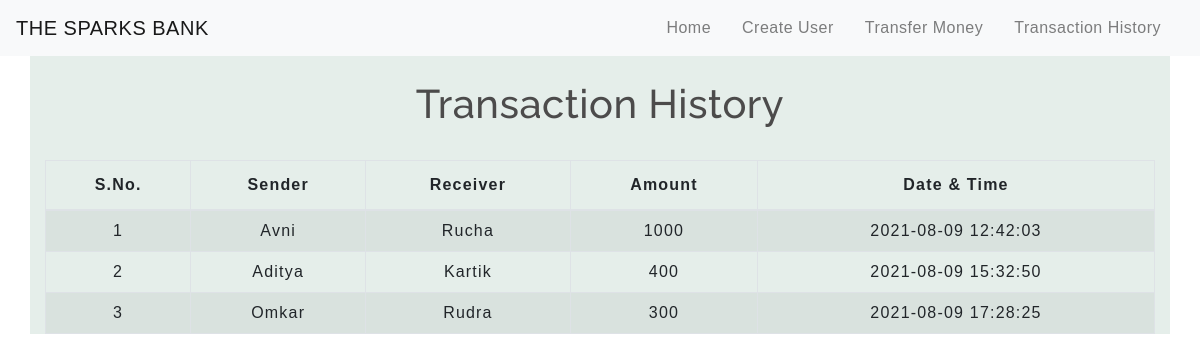
The page /transactionhistory.php on the database its author committed.
### tables this page shows
CREATE TABLE `transaction` (
  `sno` int(3) NOT NULL,
  `sender` text NOT NULL,
  `receiver` text NOT NULL,
  `balance` int(8) NOT NULL,
  `datetime` datetime NOT NULL DEFAULT current_timestamp()
);

### transactionhistory.php (the view, shortened to what this page needs)
<!DOCTYPE html>
<html lang="en">
<head>
    <link rel="stylesheet" href="https://stackpath.bootstrapcdn.com/bootstrap/4.5.2/css/bootstrap.min.css">
    <link rel="stylesheet" type="text/css" href="css/table.css">
    <link rel="stylesheet" type="text/css" href="css/navbar.css">
</head>
<body>
<?php
  include 'navbar.php';
?>
	<div class="container" style="background-color: #E5EEEA;">
        <h2 class="text-center pt-4">Transaction History</h2>
       <br>
       <div class="table-responsive-sm">
    <table class="table table-hover table-striped table-condensed table-bordered">
        <thead>
            <tr>
                <th class="text-center">S.No.</th>
                <th class="text-center">Sender</th>
                <th class="text-center">Receiver</th>
                <th class="text-center">Amount</th>
                <th class="text-center">Date & Time</th>
            </tr>
        </thead>
        <tbody>
        <?php
            include 'config.php';
            $sql ="select * from transaction";
            $query =mysqli_query($conn, $sql);
            while($rows = mysqli_fetch_assoc($query))
            {
        ?>
            <tr>
            <td class="py-2"><?php echo $rows['sno']; ?></td>
            <td class="py-2"><?php echo $rows['sender']; ?></td>
            <td class="py-2"><?php echo $rows['receiver']; ?></td>
            <td class="py-2"><?php echo $rows['balance']; ?> </td>
            <td class="py-2"><?php echo $rows['datetime']; ?> </td>
        <?php
            }
        ?>
        </tbody>
    </table>
    </div>
</div>
</body>
</html>

### CSS/table.css (style rules this page uses)
* { padding: 0; margin: 0; box-sizing: border-box; font-family: sans-serif; }
h2 { font-size: 40px; }
table { letter-spacing: 1.2px; }
td { text-align: center; }

### CSS/navbar.css (style rules this page uses)
h2 { color: #4C4B4B; letter-spacing: 0.5px; font-family: raleway; }

### rows shown on the page
transaction: sno "1", sender "Avni", receiver "Rucha", balance "1000", datetime "2021-08-09 12:42:03"
transaction: sno "2", sender "Aditya", receiver "Kartik", balance "400", datetime "2021-08-09 15:32:50"
transaction: sno "3", sender "Omkar", receiver "Rudra", balance "300", datetime "2021-08-09 17:28:25"
